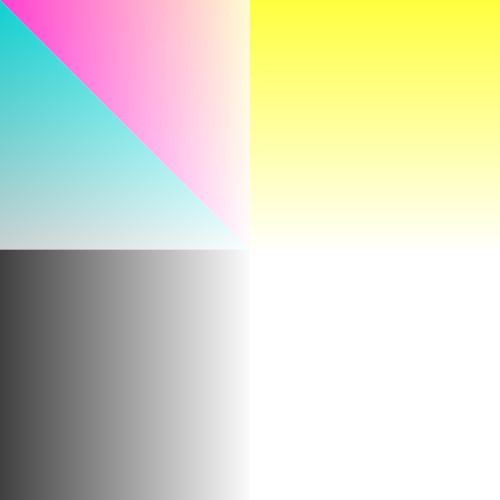
Frame 1 (no input)
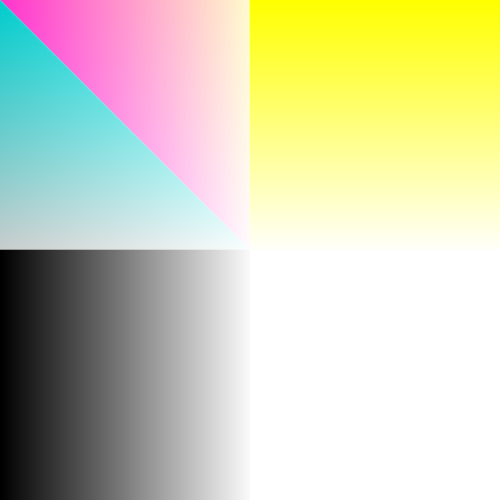
Frame 60 (no input)
Frame 120 (the mouse pressed at the canvas centre since frame 60): identical to frame 60, image omitted

The p5.js sketch that drew these frames (run headless with seeded random() and noise() and a simulated clock; from frame 60 on, the mouse is pressed at the canvas centre):

// p5.js sketch
// ── sketch.js
//Author @Ethan Judice
function setup() {
  createCanvas(500, 500);
  
}

function draw() {
  // Put things you want to over and over here. 
  //background(220);
  for(let i = 0; i < 250; i+=1){
    stroke(i,i,i);
    line(i, i, i, 500);
  }
  
  for(let i = 0; i < 250; i+=1){
    stroke(255,255,i);
    line(i,i, 500, i);
  }
  for(let i = 0; i < 250; i+=1){
    stroke(255,i,255);
    line(i,0, i, i);
  }
  for(let i = 0; i < 250; i+=1){
    stroke(i,255,255);
    line(0,i, i, i);
  }

}
